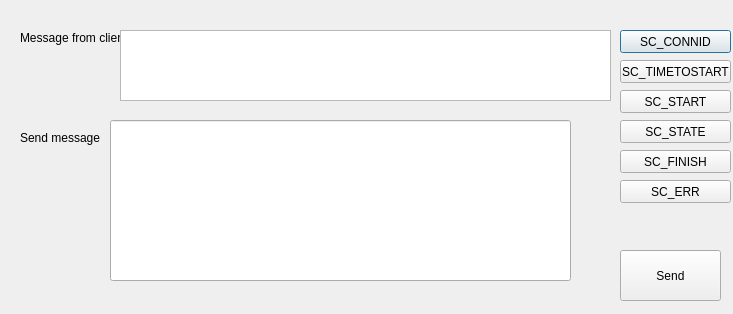
<?xml version="1.0" encoding="UTF-8"?>
<ui version="4.0">
 <class>CGalconServer</class>
 <widget class="QDialog" name="CGalconServer">
  <property name="geometry">
   <rect>
    <x>0</x>
    <y>0</y>
    <width>733</width>
    <height>314</height>
   </rect>
  </property>
  <property name="windowTitle">
   <string>CGalconServer</string>
  </property>
  <widget class="QLabel" name="label">
   <property name="geometry">
    <rect>
     <x>20</x>
     <y>30</y>
     <width>111</width>
     <height>16</height>
    </rect>
   </property>
   <property name="text">
    <string>Message from client</string>
   </property>
  </widget>
  <widget class="QLabel" name="label_2">
   <property name="geometry">
    <rect>
     <x>20</x>
     <y>130</y>
     <width>81</width>
     <height>16</height>
    </rect>
   </property>
   <property name="text">
    <string>Send message</string>
   </property>
  </widget>
  <widget class="QPushButton" name="pBSC_CONNID">
   <property name="geometry">
    <rect>
     <x>620</x>
     <y>30</y>
     <width>111</width>
     <height>23</height>
    </rect>
   </property>
   <property name="text">
    <string>SC_CONNID</string>
   </property>
  </widget>
  <widget class="QTextEdit" name="tEClient">
   <property name="geometry">
    <rect>
     <x>120</x>
     <y>30</y>
     <width>491</width>
     <height>71</height>
    </rect>
   </property>
  </widget>
  <widget class="QPushButton" name="pBSC_TIMETOSTART">
   <property name="geometry">
    <rect>
     <x>620</x>
     <y>60</y>
     <width>111</width>
     <height>23</height>
    </rect>
   </property>
   <property name="text">
    <string>SC_TIMETOSTART</string>
   </property>
  </widget>
  <widget class="QPushButton" name="pBSC_START">
   <property name="geometry">
    <rect>
     <x>620</x>
     <y>90</y>
     <width>111</width>
     <height>23</height>
    </rect>
   </property>
   <property name="text">
    <string>SC_START</string>
   </property>
  </widget>
  <widget class="QPushButton" name="pBSC_STATE">
   <property name="geometry">
    <rect>
     <x>620</x>
     <y>120</y>
     <width>111</width>
     <height>23</height>
    </rect>
   </property>
   <property name="text">
    <string>SC_STATE</string>
   </property>
  </widget>
  <widget class="QPushButton" name="pBSC_FINISH">
   <property name="geometry">
    <rect>
     <x>620</x>
     <y>150</y>
     <width>111</width>
     <height>23</height>
    </rect>
   </property>
   <property name="text">
    <string>SC_FINISH</string>
   </property>
  </widget>
  <widget class="QPushButton" name="pBSC_ERR">
   <property name="geometry">
    <rect>
     <x>620</x>
     <y>180</y>
     <width>111</width>
     <height>23</height>
    </rect>
   </property>
   <property name="text">
    <string>SC_ERR</string>
   </property>
  </widget>
  <widget class="QPushButton" name="pBSend">
   <property name="geometry">
    <rect>
     <x>620</x>
     <y>250</y>
     <width>101</width>
     <height>51</height>
    </rect>
   </property>
   <property name="text">
    <string>Send</string>
   </property>
  </widget>
  <widget class="QLineEdit" name="lESend">
   <property name="geometry">
    <rect>
     <x>110</x>
     <y>120</y>
     <width>461</width>
     <height>161</height>
    </rect>
   </property>
  </widget>
 </widget>
 <layoutdefault spacing="6" margin="11"/>
 <resources/>
 <connections/>
</ui>
